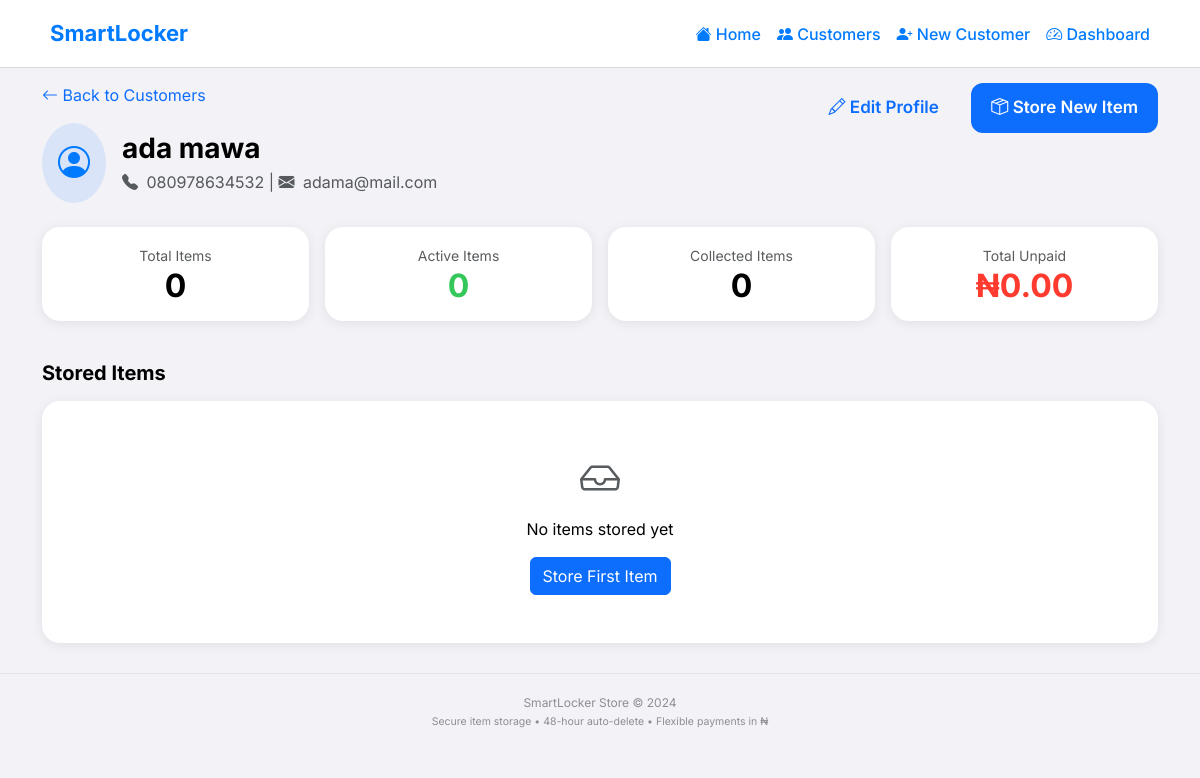
Screenshot of /customer/1 with the database file from the repository.
### app.py (models this page shows)
class Customer(db.Model):
    __tablename__ = 'customers'
    id = db.Column(db.Integer, primary_key=True)
    name = db.Column(db.String(100), nullable=False)
    phone = db.Column(db.String(20), unique=True, nullable=False)
    email = db.Column(db.String(100))
    address = db.Column(db.String(200))
    created_at = db.Column(db.DateTime, default=datetime.utcnow)
    items = db.relationship('Item', backref='customer', lazy='dynamic', cascade='all, delete-orphan')
    def total_unpaid(self):
        return sum(item.remaining_balance() for item in self.items if not item.is_fully_paid)
    def total_items_count(self):
        return self.items.count()
    def active_items_count(self):
        return self.items.filter_by(status='active').count()

### app.py (the view)
@app.route('/customer/<int:customer_id>')
def customer_detail(customer_id):
    customer = Customer.query.get_or_404(customer_id)
    items = Item.query.filter_by(customer_id=customer_id).order_by(Item.stored_at.desc()).all()
    for item in items:
        if item.is_expired() and item.status == 'active':
            item.status = 'expired'
            db.session.commit()
    return render_template('customer_detail.html', customer=customer, items=items)

### templates/customer_detail.html (shortened to what this page needs)
{% extends "base.html" %}
{% block content %}
<div class="mb-4">
    <div class="d-flex justify-content-between align-items-start flex-wrap">
        <div>
            <a href="{{ url_for('customer_list') }}" class="text-decoration-none mb-2 d-inline-block">
                <i class="bi bi-arrow-left"></i> Back to Customers
            </a>
            <div class="d-flex align-items-center mt-2">
                <div class="rounded-circle bg-primary bg-opacity-10 p-3 me-3">
                    <i class="bi bi-person-circle fs-2" style="color: #007AFF;"></i>
                </div>
                <div>
                    <h3 class="fw-bold mb-1">{{ customer.name }}</h3>
                    <div class="text-muted">
                        <i class="bi bi-telephone-fill me-1"></i> {{ customer.phone }}
                        {% if customer.email %}
                        | <i class="bi bi-envelope-fill me-1"></i> {{ customer.email }}
                        {% endif %}
                    </div>
                </div>
            </div>
        </div>
        <div class="mt-3 mt-sm-0">
            <a href="{{ url_for('edit_customer', customer_id=customer.id) }}" class="btn btn-outline-primary ios-button me-2">
                <i class="bi bi-pencil"></i> Edit Profile
            </a>
            <a href="{{ url_for('store_item', customer_id=customer.id) }}" class="btn btn-primary ios-button">
                <i class="bi bi-box-seam"></i> Store New Item
            </a>
        </div>
    </div>
</div>
<div class="row g-3 mb-4">
    <div class="col-md-3 col-6">
        <div class="ios-card text-center p-3">
            <small class="text-muted">Total Items</small>
            <h2 class="fw-bold mb-0">{{ customer.total_items_count() }}</h2>
        </div>
    </div>
    <div class="col-md-3 col-6">
        <div class="ios-card text-center p-3">
            <small class="text-muted">Active Items</small>
            <h2 class="fw-bold mb-0" style="color: #34C759;">{{ customer.active_items_count() }}</h2>
        </div>
    </div>
    <div class="col-md-3 col-6">
        <div class="ios-card text-center p-3">
            <small class="text-muted">Collected Items</small>
            <h2 class="fw-bold mb-0">{{ customer.total_items_count() - customer.active_items_count() }}</h2>
        </div>
    </div>
    <div class="col-md-3 col-6">
        <div class="ios-card text-center p-3">
            <small class="text-muted">Total Unpaid</small>
            <h2 class="fw-bold mb-0" style="color: #FF3B30;">
                {% set unpaid_total = customer.total_unpaid() %}
                ₦{{ "%.2f"|format(unpaid_total) }}
            </h2>
        </div>
    </div>
</div>
<h5 class="fw-bold mb-3">Stored Items</h5>
{% if items %}
    {% for item in items %}
    <div class="ios-card mb-3">
        <div class="row align-items-center">
            <div class="col-auto">
                {% if item.photo_filename %}
                <img src="{{ url_for('static', filename='uploads/' + item.photo_filename) }}"
                     class="item-photo" alt="Item"
                     style="width: 80px; height: 80px; object-fit: cover; border-radius: 14px;">
                {% else %}
                <div class="bg-light d-flex align-items-center justify-content-center"
                     style="width: 80px; height: 80px; border-radius: 14px;">
                    <i class="bi bi-image fs-2 text-muted"></i>
                </div>
                {% endif %}
            </div>
            <div class="col">
                <div class="d-flex justify-content-between align-items-start flex-wrap">
                    <div>
                        <strong>{{ item.description }}</strong>
                        <div class="small text-muted">
                            Token: <code>{{ item.unique_token[:12] }}...</code>
                        </div>
                        <div class="small text-muted">
                            Stored: {{ item.stored_at.strftime('%b %d, %Y at %H:%M') }}
                        </div>
                        <div class="mt-1">
                            {% if item.status == 'active' %}
                                <span class="badge bg-success">Active</span>
                                <span class="badge bg-info ms-1">
                                    <i class="bi bi-clock"></i> {{ item.time_remaining() }}
                                </span>
                            {% elif item.status == 'collected' %}
                                <span class="badge bg-secondary">Collected</span>
                            {% else %}
                                <span class="badge bg-danger">Expired</span>
                            {% endif %}
                        </div>
                    </div>
                    <div class="text-end mt-2 mt-sm-0">
                        <div>Price: <strong>₦{{ "%.2f"|format(item.storage_price) }}</strong></div>
                        <div>Paid: <span class="text-success">₦{{ "%.2f"|format(item.amount_paid) }}</span></div>
                        <div class="fw-bold text-danger">
                            Remaining: ₦{{ "%.2f"|format(item.remaining_balance()) }}
                        </div>
                    </div>
                </div>
            </div>
            <div class="col-12 col-md-auto mt-3 mt-md-0">
                <div class="d-flex gap-2">
                    {% if not item.is_fully_paid() and item.status == 'active' %}
                    <a href="{{ url_for('make_payment', token=item.unique_token) }}" class="btn btn-sm btn-outline-primary">
                        <i class="bi bi-credit-card"></i> Pay
                    </a>
                    {% endif %}
                    {% if item.is_fully_paid() and item.status == 'active' %}
                    <form method="POST" action="{{ url_for('collect_item', token=item.unique_token) }}" style="display: inline;" onsubmit="return confirm('Confirm collection?')">
                        <button type="submit" class="btn btn-sm btn-success">
                            <i class="bi bi-check2-circle"></i> Collect
                        </button>
                    </form>
                    {% endif %}
                </div>
            </div>
        </div>
        {% if not item.is_fully_paid() and item.status == 'active' %}
        <div class="mt-3">
            {% set total_required = item.storage_price if item.payment_type == 'full' else item.storage_price / 2 %}
            {% set payment_percentage = (item.amount_paid / total_required) * 100 %}
            <div class="d-flex justify-content-between small mb-1">
                <span>Payment Progress</span>
                <span>{{ "%.1f"|format(payment_percentage) }}%</span>
            </div>
            <div class="progress" style="height: 6px;">
                <div class="progress-bar bg-success" role="progressbar" style="width: {{ payment_percentage }}%"></div>
            </div>
        </div>
        {% endif %}
    </div>
    {% endfor %}
{% else %}
    <div class="ios-card text-center py-5">
        <i class="bi bi-inbox fs-1 text-muted"></i>
        <p class="mt-2">No items stored yet</p>
        <a href="{{ url_for('store_item', customer_id=customer.id) }}" class="btn btn-primary">
            Store First Item
        </a>
    </div>
{% endif %}
{% endblock %}

### templates/base.html (style rules this page uses)
:root { --ios-blue: #007AFF; --ios-green: #34C759; --ios-red: #FF3B30; --ios-orange: #FF9500; --ios-gray: #8E8E93; --ios-gray-light: #E5E5EA; --ios-bg: #F2F2F7; --ios-card-bg: #FFFFFF; --ios-text-primary: #000000; --ios-text-secondary: #3C3C43; --ios-text-tertiary: #8E8E93; }
* { margin: 0; padding: 0; box-sizing: border-box; }
body { background-color: var(--ios-bg); font-family: 'Inter', -apple-system, BlinkMacSystemFont, 'Segoe UI', Roboto, Helvetica, Arial, sans-serif; padding-bottom: 30px; color: var(--ios-text-primary); -webkit-font-smoothing: antialiased; -moz-osx-font-smoothing: grayscale; }
.ios-card { background: var(--ios-card-bg); border-radius: 18px; box-shadow: 0 2px 12px rgba(0, 0, 0, 0.08); padding: 20px; margin-bottom: 16px; border: none; transition: all 0.2s ease; }
.ios-button { border-radius: 12px; padding: 12px 20px; font-weight: 600; font-size: 17px; transition: all 0.2s ease; border: none; }

### rows the page displays
Customer: name "ada mawa", phone "080978634532", email "adama@mail.com"

### other values shown
{{ customer.total_items_count() }} "0"
{{ customer.active_items_count() }} "0"
{{ customer.total_items_count() - customer.active_items_count() }} "0"
{{ "%.2f"|format(unpaid_total) }} "0.00"
